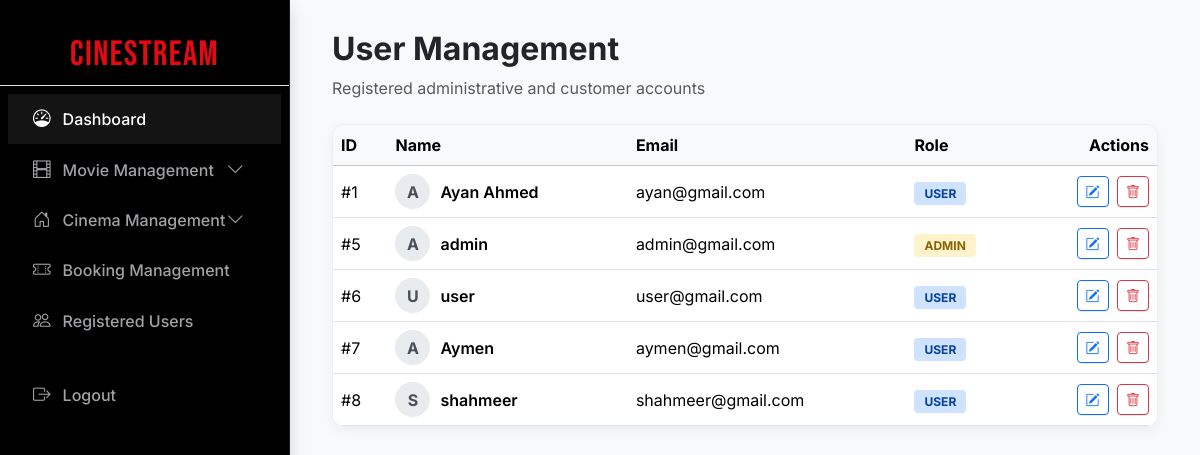
Screenshot of /admin/view-users.php with the database file from the repository.
### tables this page shows
CREATE TABLE `users` (
  `id` int(11) NOT NULL,
  `name` varchar(100) NOT NULL,
  `email` varchar(255) NOT NULL,
  `password` varchar(255) NOT NULL,
  `role` varchar(50) NOT NULL
);

### admin/view-users.php (the view, shortened to what this page needs)
<?php
include('../includes/connection.php');
$query = "SELECT id, name, email, role FROM users ORDER BY id ASC";
$result = mysqli_query($conn, $query);
?>
<!DOCTYPE html>
<html lang="en">
<head>
    <link rel="stylesheet" href="https://cdn.jsdelivr.net/npm/bootstrap-icons@1.13.1/font/bootstrap-icons.min.css" />
    <link rel="stylesheet" href="assets/css/adminlte.css" />
</head>
<body class="layout-fixed">
    <div class="app-wrapper">
        <?php include('../includes/sidebar.php'); ?>
        <main class="app-main">
            <div class="container-fluid">
                <div class="mb-4">
                    <h2 class="fw-bold">User Management</h2>
                    <p class="text-muted">Registered administrative and customer accounts</p>
                </div>
                <div class="user-card">
                    <div class="table-responsive">
                        <table class="table align-middle m-0">
                            <thead class="table-light">
                                <tr>
                                    <th>ID</th>
                                    <th>Name</th>
                                    <th>Email</th>
                                    <th>Role</th>
                                    <th class="text-end">Actions</th>
                                </tr>
                            </thead>
                            <tbody>
                                <?php if (mysqli_num_rows($result) > 0): ?>
                                    <?php while ($row = mysqli_fetch_assoc($result)): ?>
                                        <tr>
                                            <td>#<?php echo $row['id']; ?></td>
                                            <td>
                                                <div class="d-flex align-items-center">
                                                    <div class="user-avatar"><?php echo strtoupper(substr($row['name'], 0, 1)); ?></div>
                                                    <span class="fw-semibold"><?php echo htmlspecialchars($row['name']); ?></span>
                                                </div>
                                            </td>
                                            <td><?php echo htmlspecialchars($row['email']); ?></td>
                                            <td>
                                                <span class="badge-role <?php echo ($row['role'] == 'admin') ? 'role-admin' : 'role-user'; ?>">
                                                    <?php echo $row['role']; ?>
                                                </span>
                                            </td>
                                            <td class="text-end">
                                                <a href="edit-users.php?id=<?php echo $row['id']; ?>" class="btn btn-sm btn-outline-primary me-1">
                                                    <i class="bi bi-pencil-square"></i>
                                                </a>
                                                <a href="delete-users.php?id=<?php echo $row['id']; ?>"
                                                    class="btn btn-sm btn-outline-danger"
                                                    onclick="return confirm('Delete this user?');">
                                                    <i class="bi bi-trash"></i>
                                                </a>
                                            </td>
                                        </tr>
                                    <?php endwhile; ?>
                                <?php else: ?>
                                    <tr>
                                        <td colspan="5" class="text-center py-5 text-muted">No users registered.</td>
                                    </tr>
                                <?php endif; ?>
                            </tbody>
                        </table>
                    </div>
                </div>
            </div>
        </main>
    </div>
</body>
</html>

### admin/view-users.php (style rules this page uses)
.app-wrapper { display: flex; width: 100%; }
.app-main { flex-grow: 1; padding: 30px; background-color: #f8f9fa; min-height: 100vh; }
.user-card { background: white; border-radius: 12px; box-shadow: 0 4px 12px rgba(0, 0, 0, 0.05); border: 1px solid #eee; overflow: hidden; }
.user-avatar { width: 35px; height: 35px; background: #e9ecef; color: #495057; display: flex; align-items: center; justify-content: center; border-radius: 50%; font-weight: bold; margin-right: 10px; }
.badge-role { padding: 4px 10px; border-radius: 4px; font-size: 0.75rem; font-weight: 700; text-transform: uppercase; }
.role-admin { background: #fff3cd; color: #856404; }
.role-user { background: #cfe2ff; color: #084298; }

### includes/sidebar.php (style rules this page uses)
:root { --netflix-red: #E50914; --apple-dark: #121212; --nav-text: #a1a1a6; --sidebar-width: 290px; }
body { display: flex; margin: 0; min-height: 100vh; background-color: #f5f5f7; font-family: 'Inter', sans-serif; }

### rows the page displays
users: id "1", name "A", name "Ayan Ahmed", email "ayan@gmail.com", role "USER"
users: id "5", name "A", name "admin", email "admin@gmail.com", role "ADMIN"
users: id "6", name "U", name "user", email "user@gmail.com", role "USER"
users: id "7", name "A", name "Aymen", email "aymen@gmail.com", role "USER"
users: id "8", name "S", name "shahmeer", email "shahmeer@gmail.com", role "USER"
